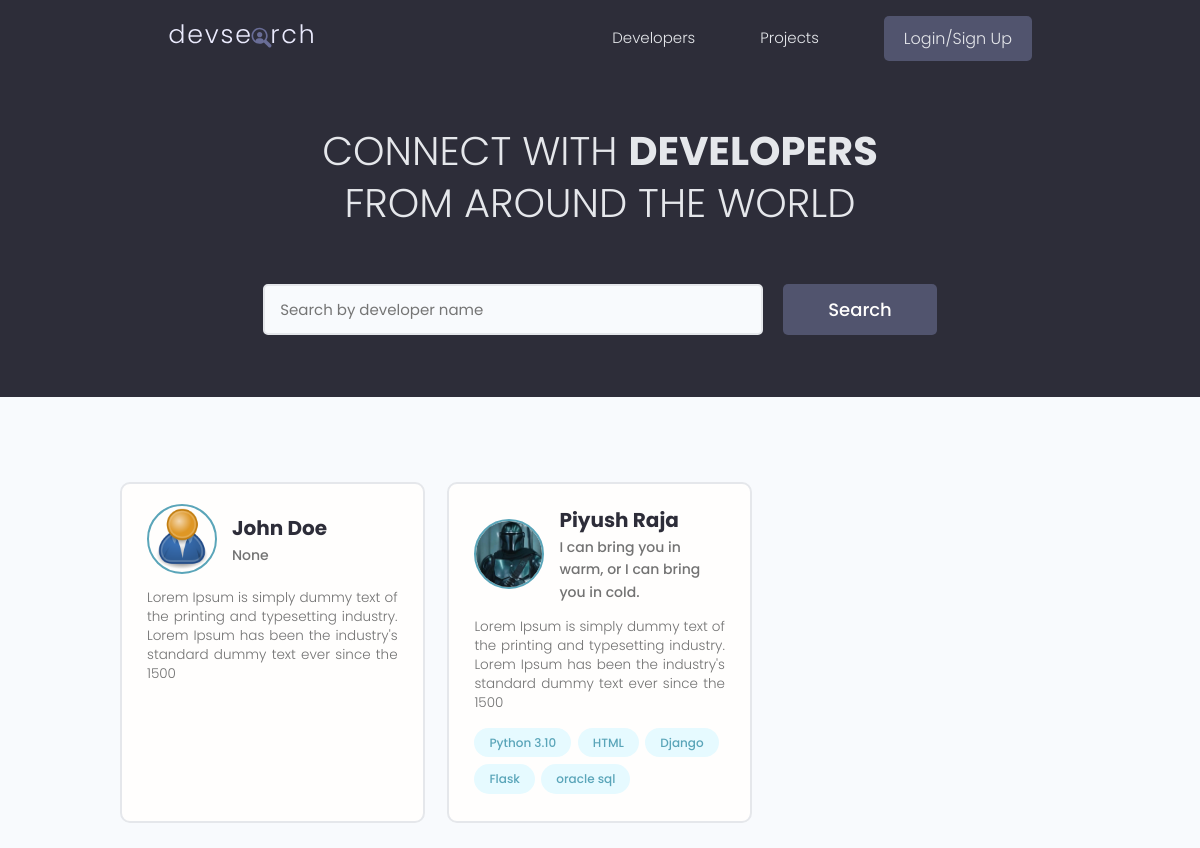
/, run on an earlier commit of the app's database.
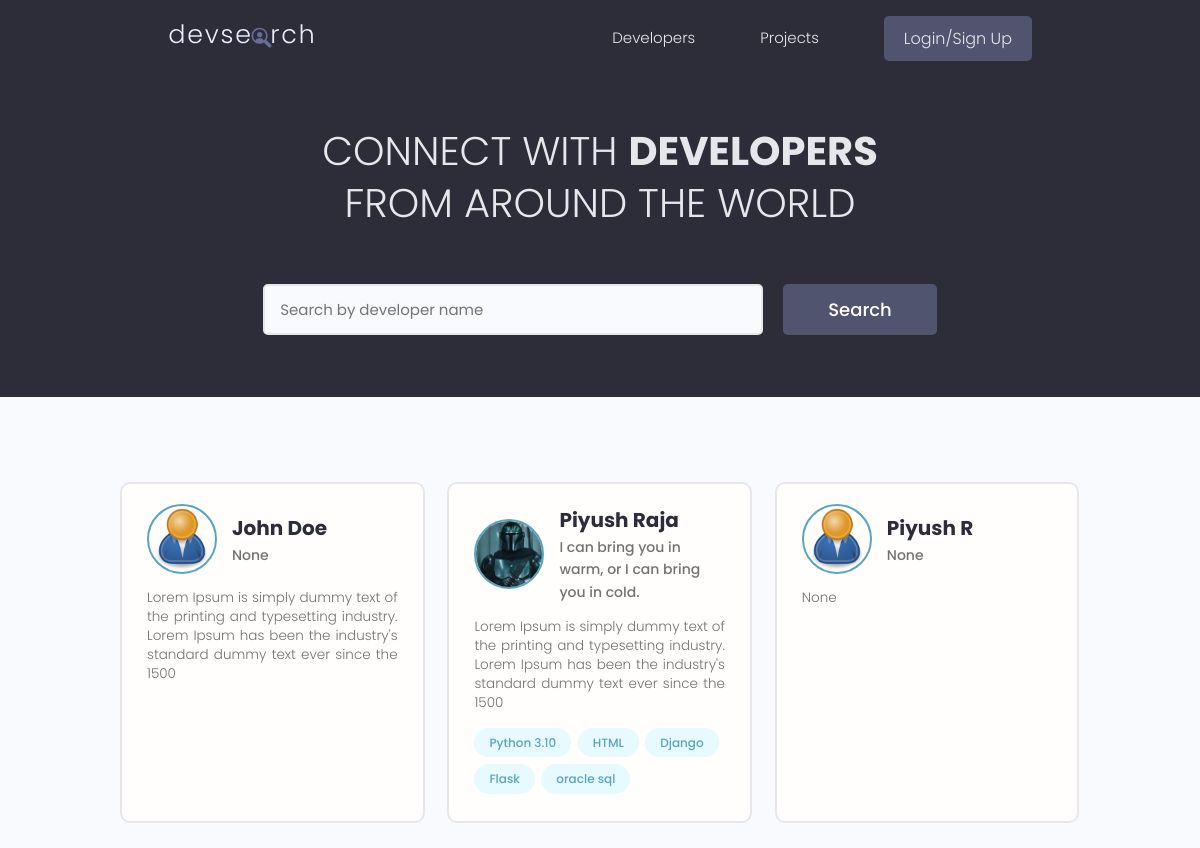
And on a later commit of the database.
### users/models.py (models this page shows, shortened)
class Profile(models.Model) :
    user = models.OneToOneField(User, on_delete=models.CASCADE,null=True,blank=True)
    name=models.CharField(max_length=200,blank=True,null=True)
    email=models.EmailField(max_length=500, blank=True,null=True)
    username=models.CharField(max_length=200,blank=True,null=True)
    location=models.CharField(max_length=200,blank=True,null=True)
    short_intro=models.CharField(max_length=200,blank=True,null=True)
    bio = models.TextField(blank=True,null=True )
    profile_image=models.ImageField(null=True,blank=True,upload_to='profiles/',default="profiles/user-default.png")
    social_github=models.CharField(max_length=200,blank=True,null=True)
    social_twitter=models.CharField(max_length=200,blank=True,null=True)
    social_linkedin=models.CharField(max_length=200,blank=True,null=True)
    social_youtube=models.CharField(max_length=200,blank=True,null=True)
    social_website=models.CharField(max_length=200,blank=True,null=True)
    created=models.DateTimeField(auto_now_add=True)
    id=models.UUIDField(default=uuid.uuid4,unique=True,primary_key=True,editable=False)

class Skill(models.Model) :
    owner = models.ForeignKey(Profile,on_delete=models.CASCADE, null= True,blank=True)
    name=models.CharField(max_length=300,null=True,blank=True)
    description=models.TextField(null=True,blank=True)
    created=models.DateTimeField(auto_now_add=True)
    id=models.UUIDField(default=uuid.uuid4,unique=True,primary_key=True,editable=False)
    def __str__(self):
        return str(self.name)

### users/views.py (the view)
# urls.py: path('',views.profiles,name="profiles"),
def profiles(request) :
    profiles, search_query = searchProfiles(request)
    custom_range, profiles=paginateProfiles(request, profiles,3)
    context={'profiles':profiles,'search_query':search_query,'custom_range' :custom_range}
    return render(request,'users/profiles.html',context)

### users/utils.py (called while the page is built)
def paginateProfiles(request, profiles, results) :
    page=request.GET.get('page')
    paginator = Paginator(profiles, results)
    try :
        profiles = paginator.page(page)
    except PageNotAnInteger :
        page=1
        profiles = paginator.page(page)
    except EmptyPage :
        page = paginator.num_pages
        profiles = paginator.page(page)
    leftIndex = int(page) - 4
    if leftIndex < 1 :
        leftIndex=1
    rightIndex = int(page)+5
    if rightIndex>paginator.num_pages :
        rightIndex = paginator.num_pages
    custom_range=range(leftIndex,rightIndex)
    return custom_range,profiles

def searchProfiles(request) :
    search_query=''
    if request.GET.get('search_query') :
        search_query=request.GET.get('search_query')
    skills  = Skill.objects.filter(name__icontains=search_query)
    print('SEARCH:', search_query)
    profiles=Profile.objects.distinct().filter(
        Q(name__icontains=search_query) |
        Q(short_intro__icontains=search_query) |
        Q(skill__in=skills)
        )
    return profiles,search_query

### users/templates/users/profiles.html (shortened to what this page needs)
{% extends 'main.html' %}
{% block content %}
<main class="home">
    <section class="hero-section text-center">
      <div class="container container--narrow">
        <div class="hero-section__box">
          <h2>CONNECT WITH <span>DEVELOPERS</span></h2>
          <h2>FROM AROUND THE WORLD</h2>
        </div>
        <div class="hero-section__search">
          <form class="form" action="{% url 'profiles' %}" method="get">
            <div class="form__field">
              <input class="input input--text" id="formInput#search" type="text" name="search_query" value="{{search_query}}"
                placeholder="Search by developer name" />
            </div>
            <input class="btn btn--sub btn--lg" type="submit" value="Search" />
          </form>
        </div>
      </div>
    </section>
    <section class="devlist">
      <div class="container">
        <div class="grid grid--three">
            {% for profile in profiles %}
          <div class="column card">
            <div class="dev">
              <a href="{% url 'user-profile' profile.id %}"class="card__body">
                <div class="dev__profile">
                  <img class="avatar avatar--md" src="{{profile.profile_image.url}}" alt="image" />
                  <div class="dev__meta">
                    <h3>{{profile.name}}</h3>
                    <h5>{{profile.short_intro|slice:"60"}}</h5>
                  </div>
                </div>
                <p class="dev__info">{{profile.bio|slice:"150"}}
                </p>
                <div class="dev__skills">
                    {% for skill in profile.skill_set.all|slice:"5" %}
                  <span class="tag tag--pill tag--main">
                    <small>{{skill}}</small>
                </span>
                {% endfor %}
                </div>
              </a>
            </div>
          </div>
          {% endfor %}
        </div>
      </div>
    </section>
  </main>
{% endblock %}

What changed in the data, as far as the page shows it:
added Profile: profile_image (placeholder picture), name "Piyush R", short_intro "None", bio "None"
